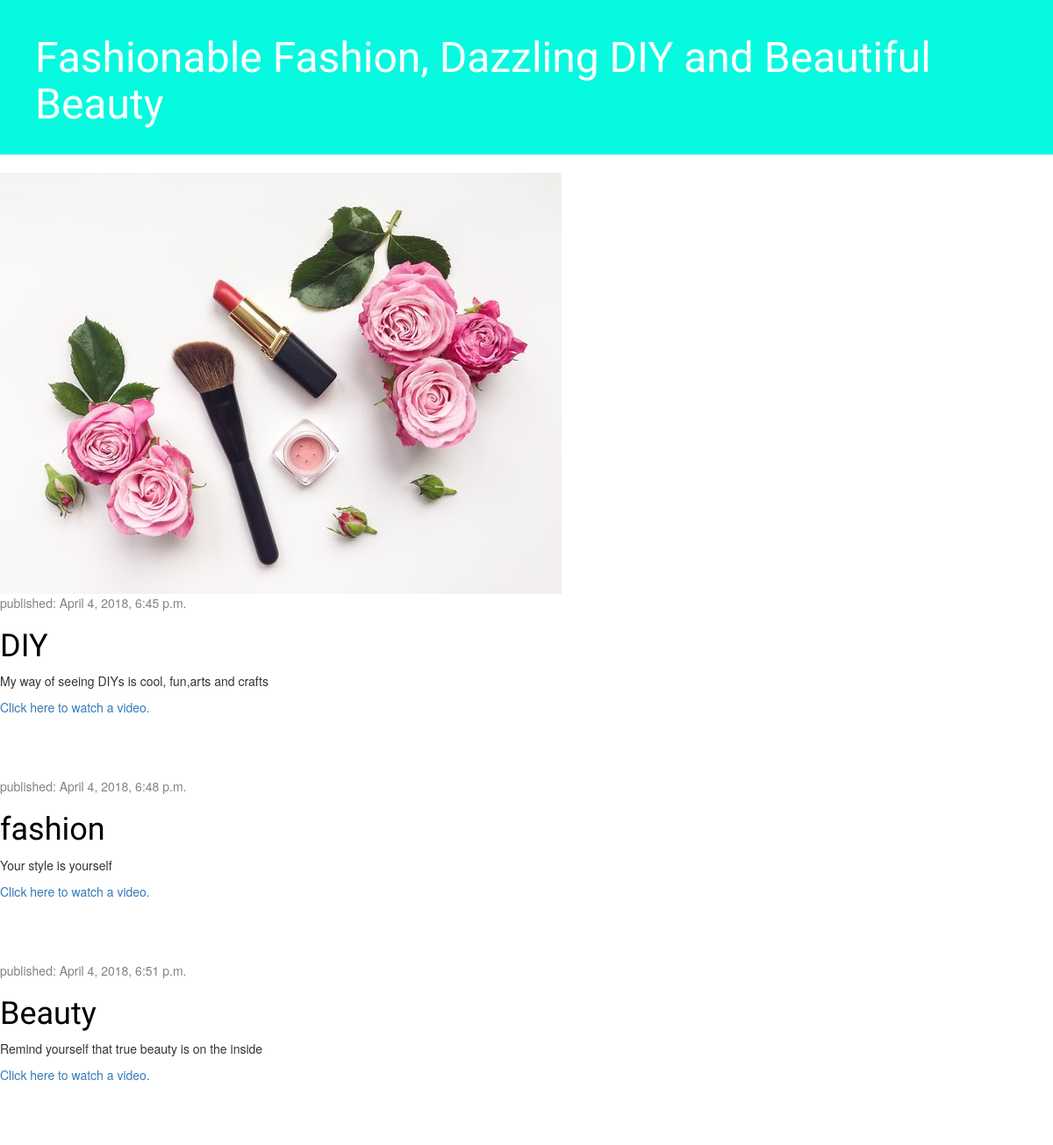
Before: / with the older database file.
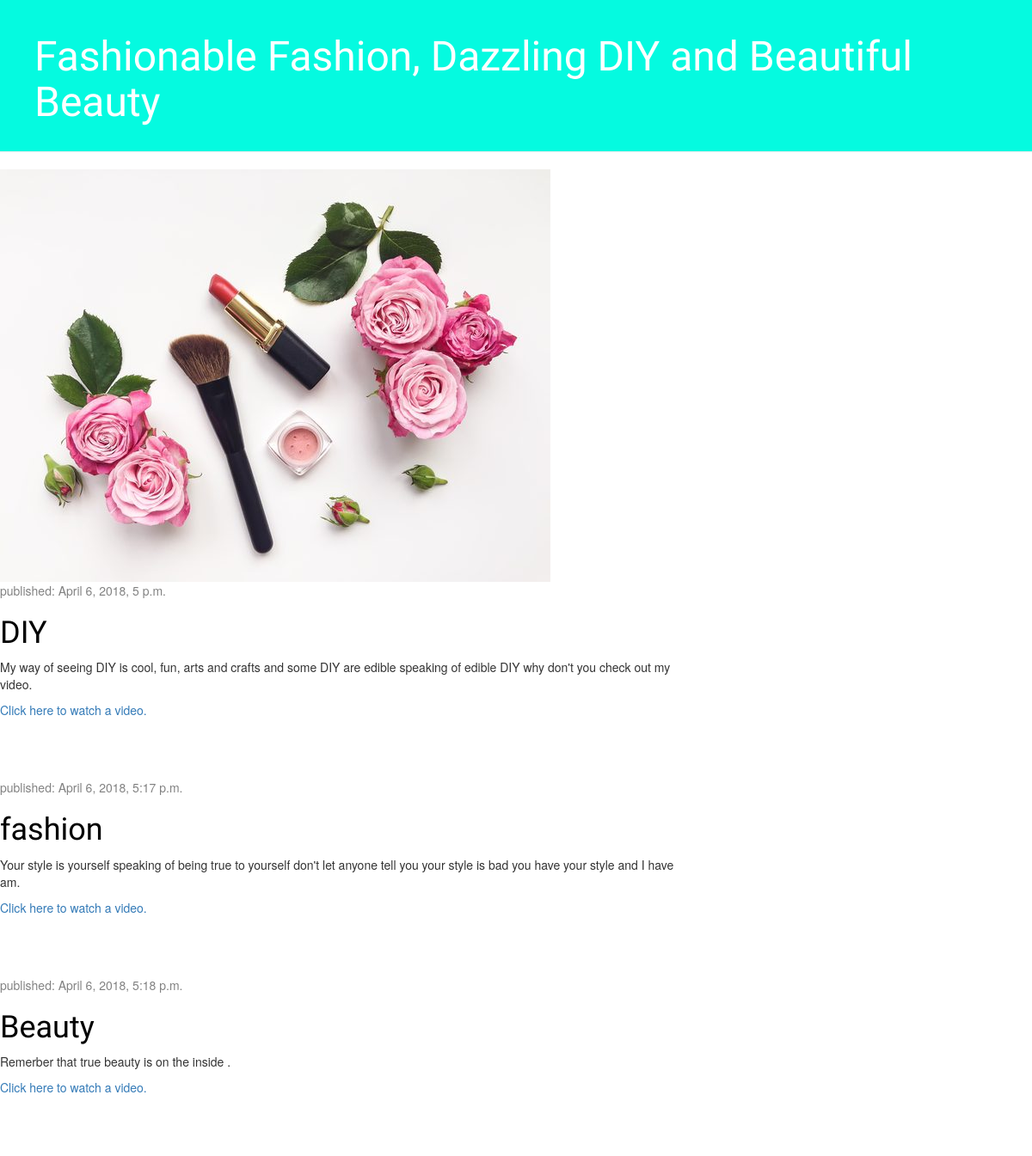
After: the same page with the newer database file.
### blog/models.py (models this page shows, shortened)
class Post(models.Model):
    author = models.ForeignKey('auth.User', on_delete=models.CASCADE)
    title = models.CharField(max_length=200)
    text = models.TextField()
    created_date = models.DateTimeField(
            default=timezone.now)
    published_date = models.DateTimeField(
            blank=True, null=True)
    link = models.URLField(blank=True)
    photo = models.URLField(blank=True)

### blog/views.py (the view)
# urls.py: url(r'^$', views.post_list, name='post_list'),
def post_list(request):
    posts = Post.objects.filter(published_date__lte=timezone.now()).order_by('published_date')
    return render(request, 'blog/post_list.html', {'posts': posts})

### blog/templates/blog/post_list.html (shortened to what this page needs)
{% load staticfiles %}
<html>
    <head>
        <link rel="stylesheet" href="//maxcdn.bootstrapcdn.com/bootstrap/3.2.0/css/bootstrap.min.css">
        <link rel="stylesheet" href="//maxcdn.bootstrapcdn.com/bootstrap/3.2.0/css/bootstrap-theme.min.css">
        <link rel="stylesheet" href="{% static 'css/blog.css' %}">
    </head>
    <body>
        <div class="page-header">
<h1><a href="/">Fashionable Fashion, Dazzling DIY and Beautiful Beauty</a></h1>
        </div>
        <div><img src ="/static/css/makeup.jpg"></iv>
            <div class="row">
                <div class="col-md-8">
                    {% for post in posts %}
                        <div class="post">
                            <div class="date">
                                <p>published: {{ post.published_date }}</p>
                            </div>
                            <h1><a href="">{{ post.title }}</a></h1>
                            <p>{{ post.text|linebreaksbr }}</p>
                            <a href="{{ post.link }}">Click here to watch a video.</a>
                        </div>
                    {% endfor %}
                </div>
            </div>
        </div>
    </body>
</html>

### blog/static/css/blog.css (style rules this page uses)
.page-header { background-color: #05FAE0; margin-top: 0; padding: 20px 20px 20px 40px; }
.page-header h1, .page-header h1 a, .page-header h1 a:visited, .page-header h1 a:active { color: #ffffff; font-size: 36pt; text-decoration: none; }
h1, h2, h3, h4 { font-family: 'Lobster', cursive; }
.date { color: #828282; }
.post { margin-bottom: 70px; }
.post h1 a, .post h1 a:visited { color: #000000; }

Changed rows visible on the page:
changed Post "DIY": published_date "April 4, 2018, 6:45 p.m." → "April 6, 2018, 5 p.m."; text "My way of seeing DIYs is cool, fun,arts and crafts" → "My way of seeing DIY is cool, fun, arts and crafts and some DIY are edible speaking of edible DIY why don't you check out my video."
changed Post "fashion": published_date "April 4, 2018, 6:48 p.m." → "April 6, 2018, 5:17 p.m."; text "Your style is yourself" → "Your style is yourself speaking of being true to yourself don't let anyone tell you your style is bad you have your style and I have am."
changed Post "Beauty": published_date "April 4, 2018, 6:51 p.m." → "April 6, 2018, 5:18 p.m."; text "Remind yourself that true beauty is on the inside" → "Remerber that true beauty is on the inside ."
